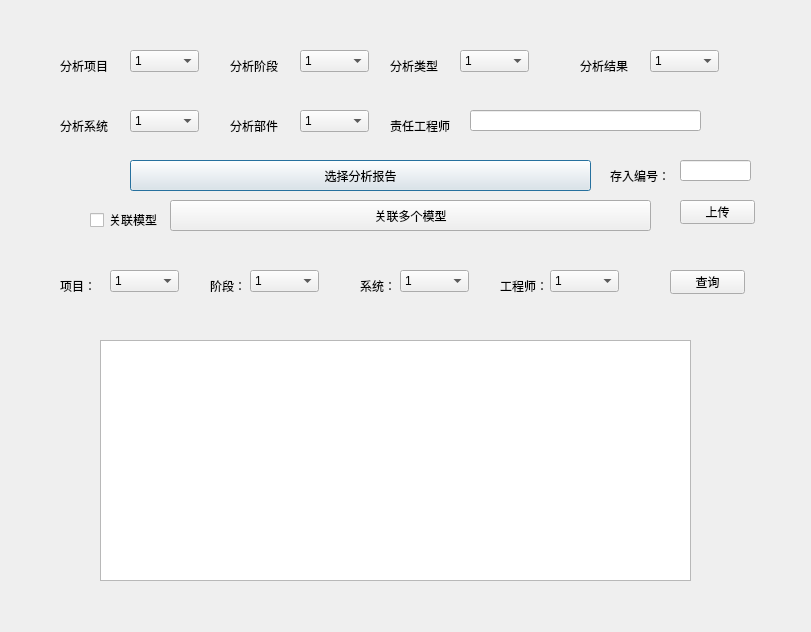
<?xml version="1.0" encoding="UTF-8"?>
<ui version="4.0">
 <class>Dialog</class>
 <widget class="QDialog" name="Dialog">
  <property name="geometry">
   <rect>
    <x>0</x>
    <y>0</y>
    <width>811</width>
    <height>632</height>
   </rect>
  </property>
  <property name="windowTitle">
   <string>Dialog</string>
  </property>
  <widget class="QPushButton" name="choose">
   <property name="geometry">
    <rect>
     <x>130</x>
     <y>160</y>
     <width>461</width>
     <height>31</height>
    </rect>
   </property>
   <property name="text">
    <string>选择分析报告</string>
   </property>
  </widget>
  <widget class="QPushButton" name="send">
   <property name="geometry">
    <rect>
     <x>680</x>
     <y>200</y>
     <width>75</width>
     <height>24</height>
    </rect>
   </property>
   <property name="text">
    <string>上传</string>
   </property>
  </widget>
  <widget class="QLabel" name="label">
   <property name="geometry">
    <rect>
     <x>60</x>
     <y>50</y>
     <width>51</width>
     <height>31</height>
    </rect>
   </property>
   <property name="text">
    <string>分析项目</string>
   </property>
  </widget>
  <widget class="QLabel" name="label_2">
   <property name="geometry">
    <rect>
     <x>60</x>
     <y>110</y>
     <width>51</width>
     <height>31</height>
    </rect>
   </property>
   <property name="text">
    <string>分析系统</string>
   </property>
  </widget>
  <widget class="QLabel" name="label_3">
   <property name="geometry">
    <rect>
     <x>230</x>
     <y>50</y>
     <width>51</width>
     <height>31</height>
    </rect>
   </property>
   <property name="text">
    <string>分析阶段</string>
   </property>
  </widget>
  <widget class="QLabel" name="label_4">
   <property name="geometry">
    <rect>
     <x>230</x>
     <y>110</y>
     <width>51</width>
     <height>31</height>
    </rect>
   </property>
   <property name="text">
    <string>分析部件</string>
   </property>
  </widget>
  <widget class="QLabel" name="label_5">
   <property name="geometry">
    <rect>
     <x>390</x>
     <y>50</y>
     <width>51</width>
     <height>31</height>
    </rect>
   </property>
   <property name="text">
    <string>分析类型</string>
   </property>
  </widget>
  <widget class="QLabel" name="label_6">
   <property name="geometry">
    <rect>
     <x>390</x>
     <y>110</y>
     <width>81</width>
     <height>31</height>
    </rect>
   </property>
   <property name="text">
    <string>责任工程师</string>
   </property>
  </widget>
  <widget class="QLabel" name="label_7">
   <property name="geometry">
    <rect>
     <x>580</x>
     <y>50</y>
     <width>51</width>
     <height>31</height>
    </rect>
   </property>
   <property name="text">
    <string>分析结果</string>
   </property>
  </widget>
  <widget class="QComboBox" name="comboBox">
   <property name="geometry">
    <rect>
     <x>130</x>
     <y>50</y>
     <width>69</width>
     <height>22</height>
    </rect>
   </property>
   <item>
    <property name="text">
     <string>1</string>
    </property>
   </item>
   <item>
    <property name="text">
     <string>2</string>
    </property>
   </item>
   <item>
    <property name="text">
     <string>3</string>
    </property>
   </item>
  </widget>
  <widget class="QComboBox" name="comboBox_2">
   <property name="geometry">
    <rect>
     <x>130</x>
     <y>110</y>
     <width>69</width>
     <height>22</height>
    </rect>
   </property>
   <item>
    <property name="text">
     <string>1</string>
    </property>
   </item>
   <item>
    <property name="text">
     <string>2</string>
    </property>
   </item>
   <item>
    <property name="text">
     <string>3</string>
    </property>
   </item>
  </widget>
  <widget class="QComboBox" name="comboBox_3">
   <property name="geometry">
    <rect>
     <x>300</x>
     <y>50</y>
     <width>69</width>
     <height>22</height>
    </rect>
   </property>
   <item>
    <property name="text">
     <string>1</string>
    </property>
   </item>
   <item>
    <property name="text">
     <string>2</string>
    </property>
   </item>
   <item>
    <property name="text">
     <string>3</string>
    </property>
   </item>
  </widget>
  <widget class="QComboBox" name="comboBox_4">
   <property name="geometry">
    <rect>
     <x>300</x>
     <y>110</y>
     <width>69</width>
     <height>22</height>
    </rect>
   </property>
   <item>
    <property name="text">
     <string>1</string>
    </property>
   </item>
   <item>
    <property name="text">
     <string>2</string>
    </property>
   </item>
   <item>
    <property name="text">
     <string>3</string>
    </property>
   </item>
  </widget>
  <widget class="QComboBox" name="comboBox_5">
   <property name="geometry">
    <rect>
     <x>460</x>
     <y>50</y>
     <width>69</width>
     <height>22</height>
    </rect>
   </property>
   <item>
    <property name="text">
     <string>1</string>
    </property>
   </item>
   <item>
    <property name="text">
     <string>2</string>
    </property>
   </item>
   <item>
    <property name="text">
     <string>3</string>
    </property>
   </item>
  </widget>
  <widget class="QComboBox" name="comboBox_6">
   <property name="geometry">
    <rect>
     <x>650</x>
     <y>50</y>
     <width>69</width>
     <height>22</height>
    </rect>
   </property>
   <item>
    <property name="text">
     <string>1</string>
    </property>
   </item>
   <item>
    <property name="text">
     <string>2</string>
    </property>
   </item>
   <item>
    <property name="text">
     <string>3</string>
    </property>
   </item>
  </widget>
  <widget class="QLineEdit" name="lineEdit">
   <property name="geometry">
    <rect>
     <x>470</x>
     <y>110</y>
     <width>231</width>
     <height>21</height>
    </rect>
   </property>
  </widget>
  <widget class="QCheckBox" name="checkBox">
   <property name="geometry">
    <rect>
     <x>90</x>
     <y>210</y>
     <width>79</width>
     <height>20</height>
    </rect>
   </property>
   <property name="text">
    <string>关联模型</string>
   </property>
  </widget>
  <widget class="QPushButton" name="choose_2">
   <property name="geometry">
    <rect>
     <x>170</x>
     <y>200</y>
     <width>481</width>
     <height>31</height>
    </rect>
   </property>
   <property name="text">
    <string>关联多个模型</string>
   </property>
  </widget>
  <widget class="QComboBox" name="comboBox_7">
   <property name="geometry">
    <rect>
     <x>550</x>
     <y>270</y>
     <width>69</width>
     <height>22</height>
    </rect>
   </property>
   <item>
    <property name="text">
     <string>1</string>
    </property>
   </item>
   <item>
    <property name="text">
     <string>2</string>
    </property>
   </item>
   <item>
    <property name="text">
     <string>3</string>
    </property>
   </item>
  </widget>
  <widget class="QLabel" name="label_8">
   <property name="geometry">
    <rect>
     <x>210</x>
     <y>270</y>
     <width>51</width>
     <height>31</height>
    </rect>
   </property>
   <property name="text">
    <string>阶段：</string>
   </property>
  </widget>
  <widget class="QLabel" name="label_9">
   <property name="geometry">
    <rect>
     <x>60</x>
     <y>270</y>
     <width>51</width>
     <height>31</height>
    </rect>
   </property>
   <property name="text">
    <string>项目：</string>
   </property>
  </widget>
  <widget class="QLabel" name="label_10">
   <property name="geometry">
    <rect>
     <x>500</x>
     <y>270</y>
     <width>51</width>
     <height>31</height>
    </rect>
   </property>
   <property name="text">
    <string>工程师：</string>
   </property>
  </widget>
  <widget class="QComboBox" name="comboBox_8">
   <property name="geometry">
    <rect>
     <x>400</x>
     <y>270</y>
     <width>69</width>
     <height>22</height>
    </rect>
   </property>
   <item>
    <property name="text">
     <string>1</string>
    </property>
   </item>
   <item>
    <property name="text">
     <string>2</string>
    </property>
   </item>
   <item>
    <property name="text">
     <string>3</string>
    </property>
   </item>
  </widget>
  <widget class="QComboBox" name="comboBox_9">
   <property name="geometry">
    <rect>
     <x>250</x>
     <y>270</y>
     <width>69</width>
     <height>22</height>
    </rect>
   </property>
   <item>
    <property name="text">
     <string>1</string>
    </property>
   </item>
   <item>
    <property name="text">
     <string>2</string>
    </property>
   </item>
   <item>
    <property name="text">
     <string>3</string>
    </property>
   </item>
  </widget>
  <widget class="QLabel" name="label_11">
   <property name="geometry">
    <rect>
     <x>360</x>
     <y>270</y>
     <width>51</width>
     <height>31</height>
    </rect>
   </property>
   <property name="text">
    <string>系统：</string>
   </property>
  </widget>
  <widget class="QComboBox" name="comboBox_10">
   <property name="geometry">
    <rect>
     <x>110</x>
     <y>270</y>
     <width>69</width>
     <height>22</height>
    </rect>
   </property>
   <item>
    <property name="text">
     <string>1</string>
    </property>
   </item>
   <item>
    <property name="text">
     <string>2</string>
    </property>
   </item>
   <item>
    <property name="text">
     <string>3</string>
    </property>
   </item>
  </widget>
  <widget class="QPushButton" name="send_2">
   <property name="geometry">
    <rect>
     <x>670</x>
     <y>270</y>
     <width>75</width>
     <height>24</height>
    </rect>
   </property>
   <property name="text">
    <string>查询</string>
   </property>
  </widget>
  <widget class="QTableView" name="tableView">
   <property name="geometry">
    <rect>
     <x>100</x>
     <y>340</y>
     <width>591</width>
     <height>241</height>
    </rect>
   </property>
  </widget>
  <widget class="QLineEdit" name="upsend">
   <property name="geometry">
    <rect>
     <x>680</x>
     <y>160</y>
     <width>71</width>
     <height>21</height>
    </rect>
   </property>
  </widget>
  <widget class="QLabel" name="label_12">
   <property name="geometry">
    <rect>
     <x>610</x>
     <y>160</y>
     <width>81</width>
     <height>31</height>
    </rect>
   </property>
   <property name="text">
    <string>存入编号：</string>
   </property>
  </widget>
 </widget>
 <resources/>
 <connections/>
</ui>
